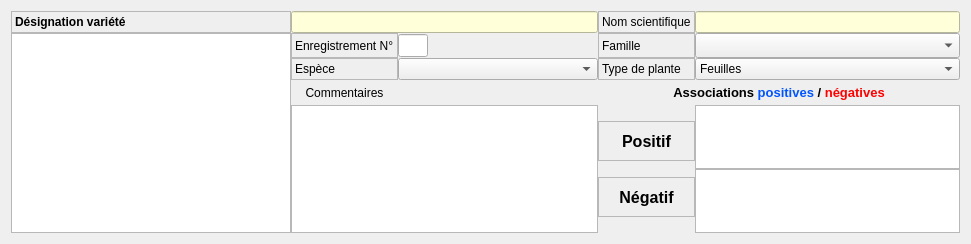
        <widget class="QWidget" name="layoutWidget">
         <property name="geometry">
          <rect>
           <x>10</x>
           <y>30</y>
           <width>971</width>
           <height>225</height>
          </rect>
         </property>
         <layout class="QGridLayout" name="gridLayout_2">
          <property name="spacing">
           <number>0</number>
          </property>
          <item row="2" column="1" colspan="2">
           <widget class="QLineEdit" name="lineEdit_designation_plantes">
            <property name="minimumSize">
             <size>
              <width>200</width>
              <height>0</height>
             </size>
            </property>
            <property name="styleSheet">
             <string notr="true">background-color: rgb(255, 255, 217);</string>
            </property>
           </widget>
          </item>
          <item row="2" column="3">
           <widget class="QLabel" name="label_Nomlatin">
            <property name="frameShape">
             <enum>QFrame::StyledPanel</enum>
            </property>
            <property name="text">
             <string>Nom scientifique</string>
            </property>
           </widget>
          </item>
          <item row="4" column="2">
           <widget class="QLineEdit" name="lineEdit_Id_plantes">
            <property name="maximumSize">
             <size>
              <width>30</width>
              <height>23</height>
             </size>
            </property>
            <property name="readOnly">
             <bool>true</bool>
            </property>
           </widget>
          </item>
          <item row="2" column="4">
           <widget class="QLineEdit" name="lineEdit_nom_latin">
            <property name="maximumSize">
             <size>
              <width>16777215</width>
              <height>25</height>
             </size>
            </property>
            <property name="styleSheet">
             <string notr="true">background-color: rgb(255, 255, 217);</string>
            </property>
           </widget>
          </item>
          <item row="4" column="1">
           <widget class="QLabel" name="label_28">
            <property name="minimumSize">
             <size>
              <width>0</width>
              <height>0</height>
             </size>
            </property>
            <property name="maximumSize">
             <size>
              <width>16777215</width>
              <height>25</height>
             </size>
            </property>
            <property name="frameShape">
             <enum>QFrame::StyledPanel</enum>
            </property>
            <property name="text">
             <string>Enregistrement N°</string>
            </property>
           </widget>
          </item>
          <item row="7" column="4">
           <layout class="QVBoxLayout" name="verticalLayout_2">
            <property name="spacing">
             <number>0</number>
            </property>
            <item>
             <widget class="QTextEdit" name="textEdit_plante_positif">
              <property name="minimumSize">
               <size>
                <width>0</width>
                <height>50</height>
               </size>
              </property>
              <property name="maximumSize">
               <size>
                <width>16777215</width>
                <height>80</height>
               </size>
              </property>
              <property name="readOnly">
               <bool>true</bool>
              </property>
             </widget>
            </item>
            <item>
             <widget class="QTextEdit" name="textEdit_plante_negatif">
              <property name="minimumSize">
               <size>
                <width>0</width>
                <height>50</height>
               </size>
              </property>
              <property name="maximumSize">
               <size>
                <width>16777215</width>
                <height>80</height>
               </size>
              </property>
              <property name="readOnly">
               <bool>true</bool>
              </property>
             </widget>
            </item>
           </layout>
          </item>
          <item row="6" column="3" colspan="2">
           <widget class="QLabel" name="label_21">
            <property name="minimumSize">
             <size>
              <width>0</width>
              <height>25</height>
             </size>
            </property>
            <property name="maximumSize">
             <size>
              <width>16777215</width>
              <height>25</height>
             </size>
            </property>
            <property name="font">
             <font>
              <pointsize>10</pointsize>
              <weight>75</weight>
              <bold>true</bold>
             </font>
            </property>
            <property name="text">
             <string>&lt;html&gt;&lt;head/&gt;&lt;body&gt;&lt;p&gt;Associations &lt;span style=&quot; color:#0055ff;&quot;&gt;positives&lt;/span&gt; / &lt;span style=&quot; color:#ff0000;&quot;&gt;négatives&lt;/span&gt;&lt;/p&gt;&lt;/body&gt;&lt;/html&gt;</string>
            </property>
            <property name="alignment">
             <set>Qt::AlignCenter</set>
            </property>
           </widget>
          </item>
          <item row="5" column="2">
           <widget class="QComboBox" name="comboBox_especes_de_plantes">
            <property name="minimumSize">
             <size>
              <width>200</width>
              <height>0</height>
             </size>
            </property>
            <property name="maximumSize">
             <size>
              <width>16777215</width>
              <height>25</height>
             </size>
            </property>
           </widget>
          </item>
          <item row="5" column="4">
           <widget class="QComboBox" name="comboBox_lunaire_de_plantes">
            <property name="maximumSize">
             <size>
              <width>16777215</width>
              <height>25</height>
             </size>
            </property>
            <item>
             <property name="text">
              <string>Feuilles</string>
             </property>
            </item>
            <item>
             <property name="text">
              <string>Fleurs</string>
             </property>
            </item>
            <item>
             <property name="text">
              <string>Racines</string>
             </property>
            </item>
            <item>
             <property name="text">
              <string>Fruits-graines</string>
             </property>
            </item>
           </widget>
          </item>
          <item row="7" column="1" colspan="2">
           <widget class="QTextEdit" name="textEdit_commentaires_plantes">
            <property name="maximumSize">
             <size>
              <width>16777215</width>
              <height>165</height>
             </size>
            </property>
           </widget>
          </item>
          <item row="7" column="3">
           <layout class="QVBoxLayout" name="verticalLayout_8">
            <property name="spacing">
             <number>0</number>
            </property>
            <item>
             <widget class="QLabel" name="label_19">
              <property name="maximumSize">
               <size>
                <width>16777215</width>
                <height>40</height>
               </size>
              </property>
              <property name="font">
               <font>
                <pointsize>12</pointsize>
                <weight>75</weight>
                <bold>true</bold>
               </font>
              </property>
              <property name="frameShape">
               <enum>QFrame::StyledPanel</enum>
              </property>
              <property name="text">
               <string>Positif</string>
              </property>
              <property name="alignment">
               <set>Qt::AlignCenter</set>
              </property>
             </widget>
            </item>
            <item>
             <widget class="QLabel" name="label_20">
              <property name="maximumSize">
               <size>
                <width>16777215</width>
                <height>40</height>
               </size>
              </property>
              <property name="font">
               <font>
                <pointsize>12</pointsize>
                <weight>75</weight>
                <bold>true</bold>
               </font>
              </property>
              <property name="frameShape">
               <enum>QFrame::StyledPanel</enum>
              </property>
              <property name="text">
               <string>Négatif</string>
              </property>
              <property name="alignment">
               <set>Qt::AlignCenter</set>
              </property>
             </widget>
            </item>
           </layout>
          </item>
          <item row="4" column="0" rowspan="4">
           <widget class="QTableView" name="tableView_plantes">
            <property name="minimumSize">
             <size>
              <width>280</width>
              <height>200</height>
             </size>
            </property>
            <property name="maximumSize">
             <size>
              <width>16777215</width>
              <height>270</height>
             </size>
            </property>
            <attribute name="verticalHeaderVisible">
             <bool>false</bool>
            </attribute>
           </widget>
          </item>
          <item row="4" column="4">
           <widget class="QComboBox" name="comboBox_familles_de_plantes">
            <property name="minimumSize">
             <size>
              <width>150</width>
              <height>25</height>
             </size>
            </property>
            <property name="maximumSize">
             <size>
              <width>16777215</width>
              <height>25</height>
             </size>
            </property>
           </widget>
          </item>
          <item row="5" column="1">
           <widget class="QLabel" name="label_5">
            <property name="maximumSize">
             <size>
              <width>16777215</width>
              <height>25</height>
             </size>
            </property>
            <property name="frameShape">
             <enum>QFrame::StyledPanel</enum>
            </property>
            <property name="text">
             <string>Espèce</string>
            </property>
           </widget>
          </item>
          <item row="5" column="3">
           <widget class="QLabel" name="label_4">
            <property name="frameShape">
             <enum>QFrame::StyledPanel</enum>
            </property>
            <property name="text">
             <string>Type de plante</string>
            </property>
           </widget>
          </item>
          <item row="2" column="0">
           <widget class="QLabel" name="label_2">
            <property name="maximumSize">
             <size>
              <width>16777215</width>
              <height>25</height>
             </size>
            </property>
            <property name="font">
             <font>
              <weight>75</weight>
              <bold>true</bold>
             </font>
            </property>
            <property name="frameShape">
             <enum>QFrame::StyledPanel</enum>
            </property>
            <property name="text">
             <string>Désignation variété</string>
            </property>
           </widget>
          </item>
          <item row="4" column="3">
           <widget class="QLabel" name="label_3">
            <property name="maximumSize">
             <size>
              <width>16777215</width>
              <height>40</height>
             </size>
            </property>
            <property name="frameShape">
             <enum>QFrame::StyledPanel</enum>
            </property>
            <property name="text">
             <string>Famille</string>
            </property>
           </widget>
          </item>
          <item row="6" column="1">
           <widget class="QLabel" name="label_8">
            <property name="minimumSize">
             <size>
              <width>0</width>
              <height>25</height>
             </size>
            </property>
            <property name="maximumSize">
             <size>
              <width>16777215</width>
              <height>25</height>
             </size>
            </property>
            <property name="frameShape">
             <enum>QFrame::NoFrame</enum>
            </property>
            <property name="text">
             <string>Commentaires</string>
            </property>
            <property name="alignment">
             <set>Qt::AlignCenter</set>
            </property>
           </widget>
          </item>
         </layout>
        </widget>
